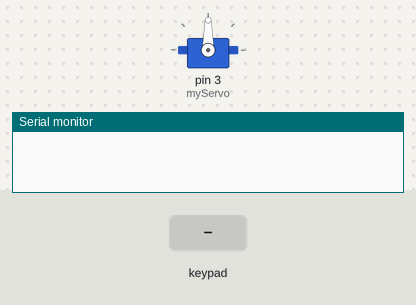
The sketch below on a simulated Arduino Uno, built with avr-gcc and run on an emulated ATmega328P. Shown: servo, the last lines printed to the serial monitor. Inputs (shaded band) come from the test bench.

Above: at 1.2 s.
1.3 s: keypad keys 1 2 # pressed 0.4 s apart
At 3.1 s:
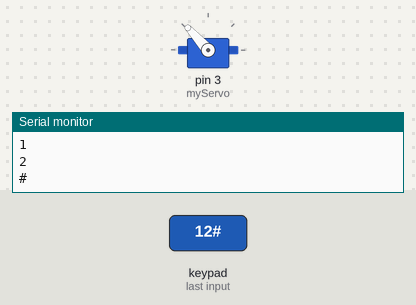
4.0 s: key 'A' pressed
At 4.7 s:
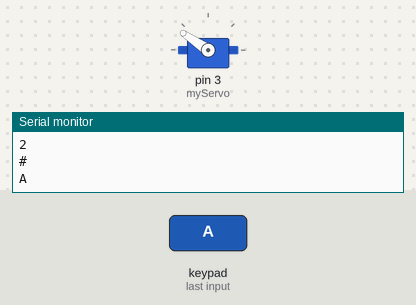
5.5 s: key 'C' pressed
At 6.7 s:
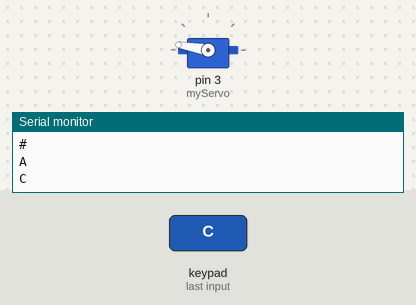
7.0 s: keypad keys 1 2 D pressed 0.4 s apart
At 7.2 s:
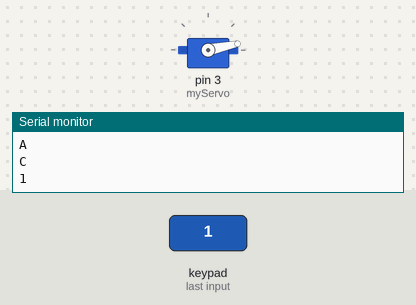
9.7 s: keypad keys 2 5 * pressed 0.4 s apart
At 11.9 s:
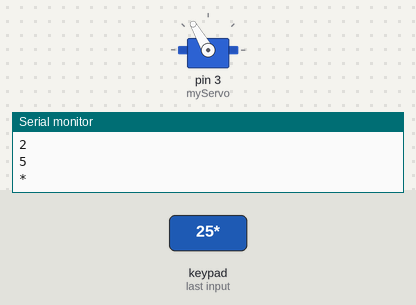
12.4 s: key '4' pressed
At 13.2 s:
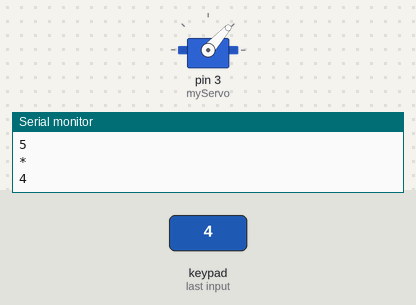
Timing chart, 0 to 14.9 s (numbered marks = the images above; inputs shaded):
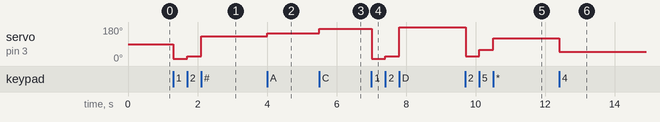

The sketch:

______________________________.ino
```cpp
#include <Keypad.h>
#include <Servo.h>
const byte rows = 4; //four rows since the keypad is full
const byte columns = 4; //four columns, same as above
char buttons[rows][columns] = {
{'1','2','3','A'},
{'4','5','6','B'},
{'7','8','9','C'},
{'*','0','#','D'}
};
byte rowP[rows] = {13, 12, 11, 10}; //row pins of the keypad
byte columnsP[columns] = {9, 8, 7, 6}; //column pins of the keypad
Keypad pad = Keypad( makeKeymap(buttons), rowP, columnsP, rows, columns ); //create keypad
Servo myServo; //
void setup(){
Serial.begin(9600);
myServo.attach(3); // attaches the servo on pin 9 to the servo object
}
void loop(){
char key = pad.getKey(); //get the char from the keypad
if(key == '0')
{
myServo.write(5);
Serial.println("0");
delay(15);
}
if(key == '1')
{
myServo.write(12);
Serial.println("1");
delay(15);
}
if(key == '2')
{
myServo.write(24);
Serial.println("2");
delay(15);
}
if(key == '3')
{
myServo.write(36);
Serial.println("3");
delay(15);
}
if(key == '4')
{
myServo.write(48);
Serial.println("4");
delay(15);
}
if(key == '5')
{
myServo.write(60);
Serial.println("5");
delay(15);
}
if(key == '6')
{
myServo.write(72);
Serial.println("6");
delay(15);
}
if(key == '7')
{
myServo.write(100);
Serial.println("7");
delay(15);
}
if(key == '8')
{
myServo.write(96);
Serial.println("8");
delay(15);
}
if(key == '9')
{
myServo.write(108);
Serial.println("9");
delay(15);
}
if(key == '*')
{
myServo.write(120);
Serial.println("*");
delay(15);
}
if(key == '#')
{
myServo.write(132);
Serial.println("#");
delay(15);
}
if(key == 'A')
{
myServo.write(146);
Serial.println("A");
delay(15);
}
if(key == 'B')
{
myServo.write(158);
Serial.println("B");
delay(15);
}
if(key == 'C')
{
myServo.write(170);
Serial.println("C");
delay(15);
}
if(key == 'D')
{
myServo.write(180);
Serial.println("D");
delay(15);
}
}
```

Measured:
- after the input at 1.3 s, servo on pin 3 (myServo): 90° → 12° at once, → 24° 0.40 s later, → 132° 0.40 s later
- after the input at 4.0 s, servo on pin 3 (myServo): 132° → 146° at once
- after the input at 5.5 s, servo on pin 3 (myServo): 146° → 170° at once
- after the input at 7.0 s, servo on pin 3 (myServo): 170° → 12° at once, → 24° 0.40 s later, → 180° 0.40 s later
- after the input at 9.7 s, servo on pin 3 (myServo): 180° → 24° at once, → 60° 0.40 s later, → 120° 0.40 s later
- after the input at 12.4 s, servo on pin 3 (myServo): 120° → 48° at once
